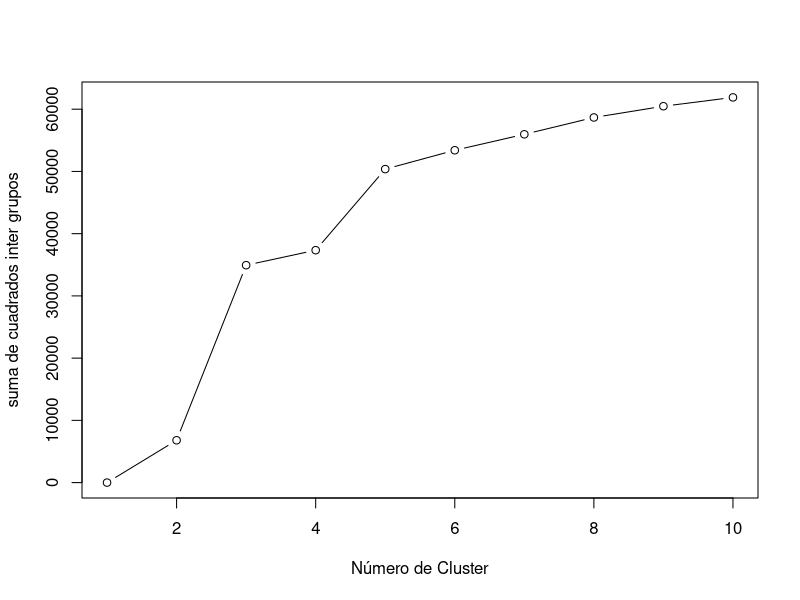
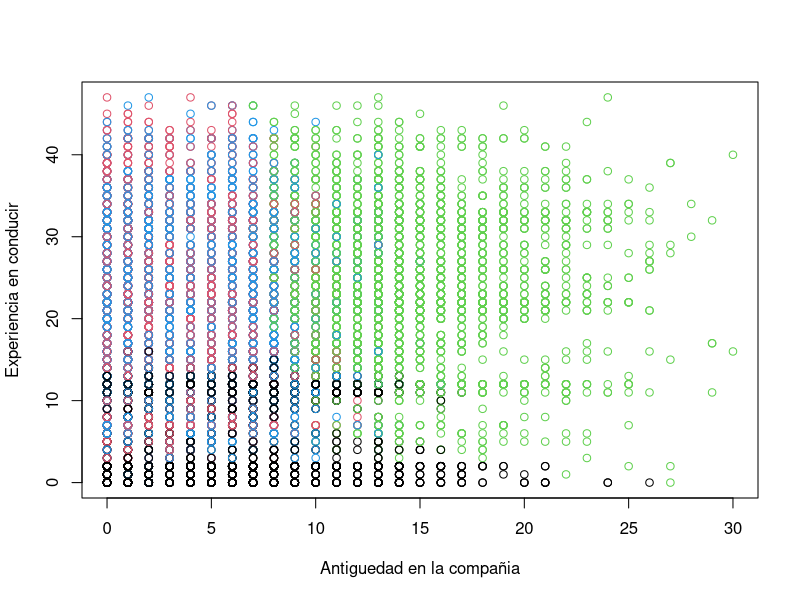
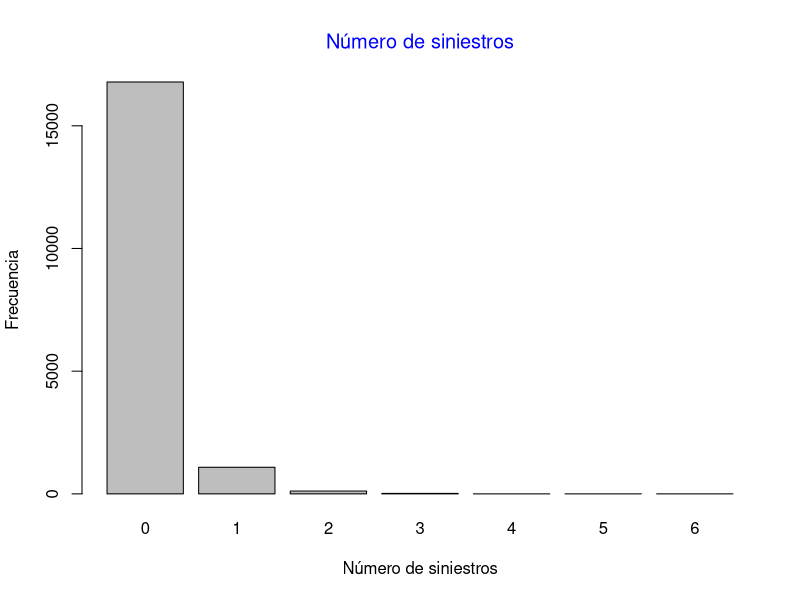
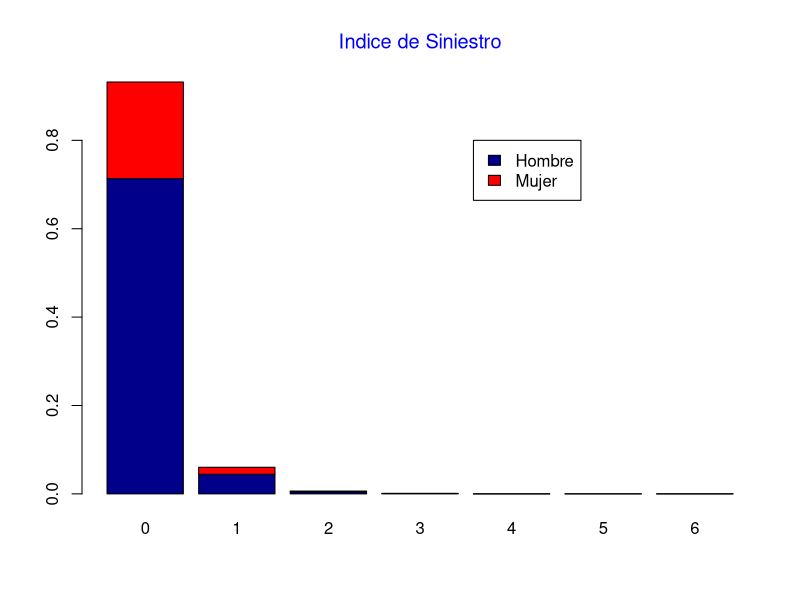
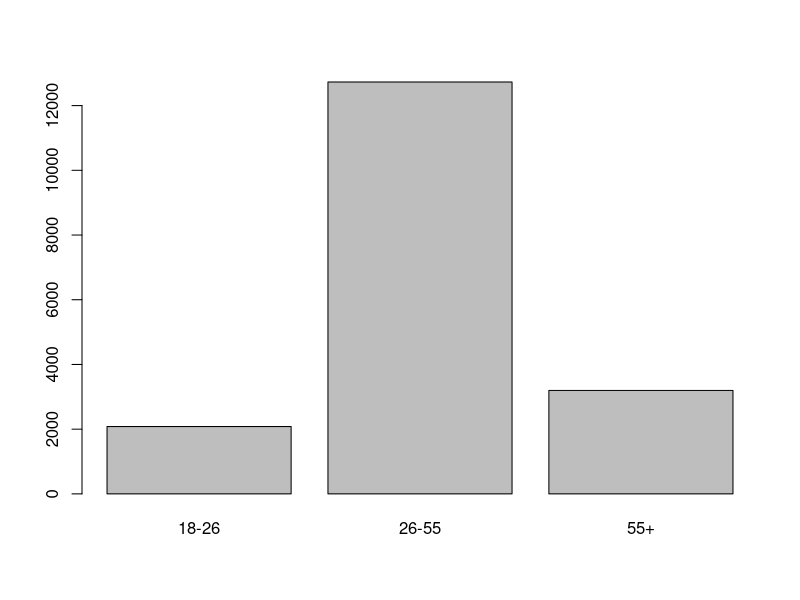

R code for these plots, in order:
########################################################
# Analisis de Conglomerados
# Metódo K-means

# Cargando la libreria Cluster

rm(list=ls(all.names=TRUE))
graphics.off()
gc()

# install.packages("cluster")
# install.packages("grid")

library(cluster)
library(Matrix)
library(grid)

set.seed(80) # fijamos una semilla 

########################################################
# lo primero que se va a realizar es cargar el documento .csv

Datos <- read.csv("informe_seguros.csv")

########################################################
# un poco de información de los datos:
# a)  El documento tiene variables cualitativas y cuantitativas
# b)  Para este ejemplo sólo se utilizara variables cuantitativas
#     (También se puede utilizar las variables cualitativas pero con
#     ciertas limitaciones, kmeans es un algoritmo basado en distancias) 

# Porque utilizar este analisis de Datos: 
# a)  A que grupo de usuarios nos queremos centrar para venderle los seguros 
# b)  Que tarifa se tiene que cobrar por los seguros

########################################################
#             Preparando el Set de DAtos
########################################################

# Lo primero que se va a realizar es escalar los datos o bien normarlizarlos
# para que ninguna variable tenga más pesos que las otras, sino por ejemplo: la 
# varibale edad tiene más peso que la variable accidente

# Por lo que se va a convertir los datos en escalares

Datos.scale <- as.data.frame(scale(Datos[,5:9])) 

Datos.km <- kmeans(Datos.scale, centers = 4) #Indicamos el numero de cluster o centros
Datos.km
# Ahora ya tenmos creado el cluster (Datos.km)


########################################################
#             Preparando el Set de DAtos
########################################################
# Ahora vamos a acceder a la información del cluster creado (usando names):
#   a) Como la asignación de las observaciones a los distintos cluster
#   b) Accdemos a los resultados de las distintas inercias 

names(Datos.km)  # Nos indica el contenido del objeto "kmeans creado"


Datos.km$cluster         # Asignción observacion a cluster (es la representación de cada Item)
Datos.km$totss           # Inercia Total
Datos.km$betweenss       # Inercia inter grupos (interesa que sea lo mas alto posible)
Datos.km$withinss        # Inercia intra grupos (una para cada cluster)
Datos.km$tot.withinss    # Inercia intra grupos (Total) (interesa que sea lo minimo posible)

########################################################
#        Determinar el número de Closters optimo
########################################################

# Se selecciono previamente 4 cluster, pero puede generar duda si es el optimo,
# realmente no se puede calcular un optimo ya que depende de lo que se desea analizar
# pero existe una medida en la que se puede ayudar, que es la inercia intergrupo
# haciendo una exploración de los distintos valores de las inercias intergrupos

# Se va a crear un primer momento, ingresando un sólo un cluster 
sumbt<- kmeans(Datos.scale, centers= 1)$betweenss    #(Ahora este es un vector)

# Ahora generamos un secuencia de 2 hasta 10
for (i in 2 : 10) sumbt[i]<- kmeans(Datos.scale, centers= i)$betweenss

# Ahora graficamos 
plot(1:10, sumbt, type = "b", xlab= "Número de Cluster", ylab= "suma de cuadrados inter grupos") 

########################################################
# INTERPRETACIÓN DE LA GRAFICA
########################################################

# Se ve como ha ido incrementando el valor de intergrupos a medidad que 
# añadimos cluster y vemos que en el número 4 el valor desciende 
# un buen corte seria en el cluster número 4


########################################################
#        Inspeccionar los resultados (Resumen)
########################################################

# Ahora vamos representar graficamente dos de las variables iniciales antes de escalar 
# que son la antiguedad en la compañia y la antiguedad del permiso de conducir
# y que pinte las observaciones en función al cluster al que han sido asignadas

plot(Datos$ant_comp, Datos$ant_perm, col=Datos.km$cluster , xlab= "Antiguedad en la compañia", ylab= "Experiencia en conducir")

# Azul representa las personas que le son fiel a la compañia y tienen cierta  
# experiencia como conductores

# otra cosa interesante que se puede ver (con aggregate) es que agrupe las variables   
# iniciales según el cluster asignado y que nos genera la media de los valores

aggregate(Datos [,5:9], by= list(Datos.km$cluster), mean)

# En el cluster No. 3 se tiene a las personas que presentan el indice de 
# accidentes más altos y corresponde a las personas que tienen una media 
# de edad de 49 años y tiene la antiguedad del vehiculo con una media  
# 3,2 años (los vehiculos más nuevos)


########################################################
#               Conclusión:
########################################################

#   Los vehiculos más nuevos con las personas máyores de la muestra 
#   de datos como media presentan el mayor indice de accidentes

#   Se puede crear un politica de aumento del seguro a las personas mayores
#   que tienen vehiculos nuevos








########################################################
#               RECORDATORIO  
#            Analisis Univariante 
########################################################

# Recordando que, antes de realizar cualquier análisis de datos, es 
# imprescindible estudiar el comportamiento univariante y Bivariante
# de las variables

summary(Datos)

freq<-table(Datos$sin)
freq

barplot(freq,xlab="Número de siniestros", ylab="Frecuencia")
title(main="Número de siniestros", col.main="blue", font.main=1)

table(Datos$sexo,Datos$siniestros)
prop.table(table(Datos$sexo,Datos$siniestros))

barplot(prop.table(table(Datos$sexo,Datos$siniestros)),col=c("darkblue","red"))
legend(5,0.8,c("Hombre","Mujer"),fill = c("darkblue","red"))
title(main="Indice de Siniestro", col.main="blue", font.main=1)

edad_c<-Datos$edad
edad_c[edad_c<26] <- "18-26"
edad_c[edad_c>=26 & edad_c<=55] <- "26-55"
edad_c[Datos$edad>55] <- "55+"
table(edad_c)
barplot(table(edad_c))
